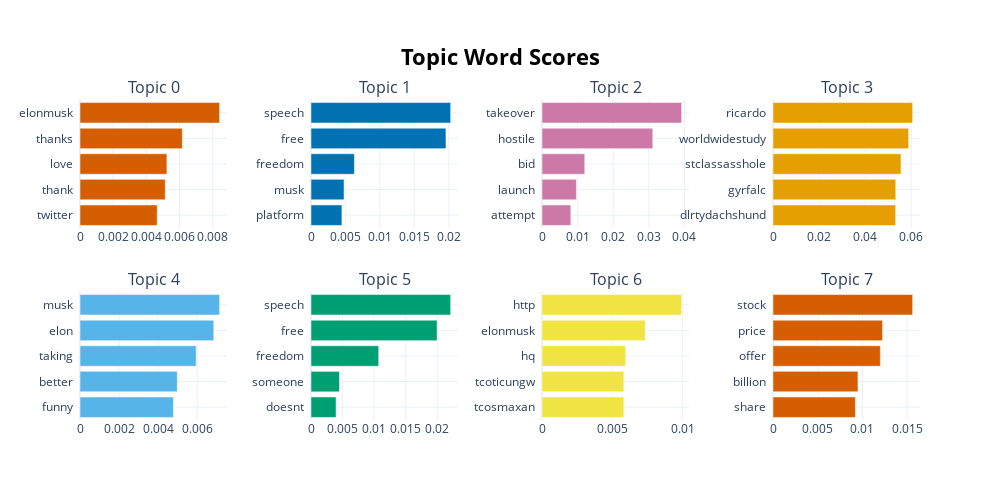

Here is the notebook cell this chart was saved with:
### Markdown cell above
<br>

**Bottom Tier**

The third group consists of authors who garnered between 100 and 999 Likes (Ranked 2780 - 12884).

### Code cell
filename = "SourcesLow1.csv"
model = make_model(filename, " BETWEEN 100 AND 999 ")
model.visualize_barchart()

### Figure 1 — Plotly figure (JSON) as saved in the notebook; plotly's stock layout.template omitted (floating-point values rounded to 4 significant figures)
{"data": [{"marker": {"color": "#D55E00"}, "orientation": "h", "type": "bar", "x": [0.004655, 0.005141, 0.005239, 0.006169, 0.008419], "xaxis": "x", "y": ["twitter  ", "thank  ", "love  ", "thanks  ", "elonmusk  "], "yaxis": "y"}, {"marker": {"color": "#0072B2"}, "orientation": "h", "type": "bar", "x": [0.004487, 0.004796, 0.006298, 0.01959, 0.02028], "xaxis": "x2", "y": ["platform  ", "musk  ", "freedom  ", "free  ", "speech  "], "yaxis": "y2"}, {"marker": {"color": "#CC79A7"}, "orientation": "h", "type": "bar", "x": [0.0081, 0.009667, 0.01202, 0.03112, 0.03925], "xaxis": "x3", "y": ["attempt  ", "launch  ", "bid  ", "hostile  ", "takeover  "], "yaxis": "y3"}, {"marker": {"color": "#E69F00"}, "orientation": "h", "type": "bar", "x": [0.05321, 0.05326, 0.05552, 0.05884, 0.06058], "xaxis": "x4", "y": ["dlrtydachshund  ", "gyrfalc  ", "stclassasshole  ", "worldwidestudy  ", "ricardo  "], "yaxis": "y4"}, {"marker": {"color": "#56B4E9"}, "orientation": "h", "type": "bar", "x": [0.004781, 0.00498, 0.005947, 0.006848, 0.007148], "xaxis": "x5", "y": ["funny  ", "better  ", "taking  ", "elon  ", "musk  "], "yaxis": "y5"}, {"marker": {"color": "#009E73"}, "orientation": "h", "type": "bar", "x": [0.003974, 0.004504, 0.01072, 0.01997, 0.02211], "xaxis": "x6", "y": ["doesnt  ", "someone  ", "freedom  ", "free  ", "speech  "], "yaxis": "y6"}, {"marker": {"color": "#F0E442"}, "orientation": "h", "type": "bar", "x": [0.005815, 0.005815, 0.005952, 0.007335, 0.009927], "xaxis": "x7", "y": ["tcosmaxan  ", "tcoticungw  ", "hq  ", "elonmusk  ", "http  "], "yaxis": "y7"}, {"marker": {"color": "#D55E00"}, "orientation": "h", "type": "bar", "x": [0.009205, 0.009496, 0.012, 0.01225, 0.01561], "xaxis": "x8", "y": ["share  ", "billion  ", "offer  ", "price  ", "stock  "], "yaxis": "y8"}], "layout": {"annotations": [{"font": {"size": 16}, "showarrow": false, "text": "Topic 0", "x": 0.0875, "xanchor": "center", "xref": "paper", "y": 1, "yanchor": "bottom", "yref": "paper"}, {"font": {"size": 16}, "showarrow": false, "text": "Topic 1", "x": 0.3625, "xanchor": "center", "xref": "paper", "y": 1, "yanchor": "bottom", "yref": "paper"}, {"font": {"size": 16}, "showarrow": false, "text": "Topic 2", "x": 0.6375, "xanchor": "center", "xref": "paper", "y": 1, "yanchor": "bottom", "yref": "paper"}, {"font": {"size": 16}, "showarrow": false, "text": "Topic 3", "x": 0.9125, "xanchor": "center", "xref": "paper", "y": 1, "yanchor": "bottom", "yref": "paper"}, {"font": {"size": 16}, "showarrow": false, "text": "Topic 4", "x": 0.0875, "xanchor": "center", "xref": "paper", "y": 0.4, "yanchor": "bottom", "yref": "paper"}, {"font": {"size": 16}, "showarrow": false, "text": "Topic 5", "x": 0.3625, "xanchor": "center", "xref": "paper", "y": 0.4, "yanchor": "bottom", "yref": "paper"}, {"font": {"size": 16}, "showarrow": false, "text": "Topic 6", "x": 0.6375, "xanchor": "center", "xref": "paper", "y": 0.4, "yanchor": "bottom", "yref": "paper"}, {"font": {"size": 16}, "showarrow": false, "text": "Topic 7", "x": 0.9125, "xanchor": "center", "xref": "paper", "y": 0.4, "yanchor": "bottom", "yref": "paper"}], "height": 500, "hoverlabel": {"bgcolor": "white", "font": {"family": "Rockwell", "size": 16}}, "showlegend": false, "title": {"font": {"color": "Black", "size": 22}, "text": "<b>Topic Word Scores", "x": 0.5, "xanchor": "center", "yanchor": "top"}, "width": 1000, "xaxis": {"anchor": "y", "domain": [0, 0.175], "showgrid": true}, "xaxis2": {"anchor": "y2", "domain": [0.275, 0.45], "showgrid": true}, "xaxis3": {"anchor": "y3", "domain": [0.55, 0.725], "showgrid": true}, "xaxis4": {"anchor": "y4", "domain": [0.825, 1], "showgrid": true}, "xaxis5": {"anchor": "y5", "domain": [0, 0.175], "showgrid": true}, "xaxis6": {"anchor": "y6", "domain": [0.275, 0.45], "showgrid": true}, "xaxis7": {"anchor": "y7", "domain": [0.55, 0.725], "showgrid": true}, "xaxis8": {"anchor": "y8", "domain": [0.825, 1], "showgrid": true}, "yaxis": {"anchor": "x", "domain": [0.6, 1], "showgrid": true}, "yaxis2": {"anchor": "x2", "domain": [0.6, 1], "showgrid": true}, "yaxis3": {"anchor": "x3", "domain": [0.6, 1], "showgrid": true}, "yaxis4": {"anchor": "x4", "domain": [0.6, 1], "showgrid": true}, "yaxis5": {"anchor": "x5", "domain": [0, 0.4], "showgrid": true}, "yaxis6": {"anchor": "x6", "domain": [0, 0.4], "showgrid": true}, "yaxis7": {"anchor": "x7", "domain": [0, 0.4], "showgrid": true}, "yaxis8": {"anchor": "x8", "domain": [0, 0.4], "showgrid": true}}}
